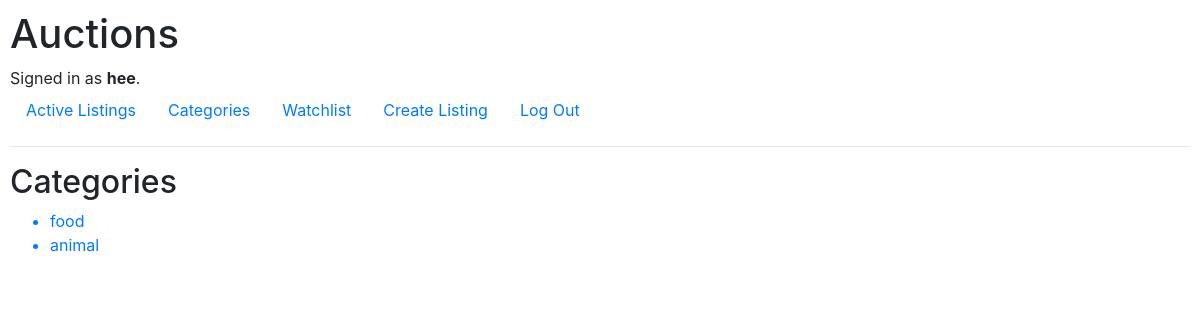
The page /category/ (signed in) on the database its author committed.
### auctions/models.py (models this page shows, shortened)
class User(AbstractUser):
    pass

class Category(models.Model):
    category = models.CharField(max_length=64, default=None, unique=True)

### auctions/views.py (the view)
# urls.py: path("category/", views.category, name="category"),
@login_required
def category(request):
    categories = Category.objects.all()
    return render(request, "auctions/category.html", {
        "categories" : categories
    })

### auctions/templates/auctions/category.html
{% extends "auctions/layout.html" %}
{% block body %}
    <h2>Categories</h2>
    <ul>
    {% for category in categories %}
        <a href="{% url 'category_listpage' category.category %}"><li>{{ category.category }}</li></a>
    {% endfor %}
    </ul>
{% endblock %}

### auctions/templates/auctions/layout.html (shortened to what this page needs)
{% load static %}
<!DOCTYPE html>
<html lang="en">
    <head>
        <link rel="stylesheet" href="https://stackpath.bootstrapcdn.com/bootstrap/4.4.1/css/bootstrap.min.css">
        <link href="{% static 'auctions/styles.css' %}" rel="stylesheet">
    </head>
    <body>
        <h1>Auctions</h1>
        <div>
            {% if user.is_authenticated %}
                Signed in as <strong>{{ user.username }}</strong>.
            {% else %}
                Not signed in.
            {% endif %}
        </div>
        <ul class="nav">
            <li class="nav-item">
                <a class="nav-link" href="{% url 'index' %}">Active Listings</a>
            </li>
            {% if user.is_authenticated %}
                <li class="nav-item">
                    <a class="nav-link" href="{% url 'category' %}">Categories</a>
                </li>
                <li class="nav-item">
                    <a class="nav-link" href="{% url 'watchlist' %}">Watchlist</a>
                </li>
                <li class="nav-item">
                    <a class="nav-link" href="{% url 'create' %}">Create Listing</a>
                </li>
                <li class="nav-item">
                    <a class="nav-link" href="{% url 'logout' %}">Log Out</a>
                </li>
            {% endif %}
        </ul>
        <hr>
        {% block body %}
        {% endblock %}
    </body>
</html>

### auctions/static/auctions/styles.css (style rules this page uses)
body { padding: 10px; }

### rows shown on the page
User: username "hee"
Category: category "food"
Category: category "animal"
